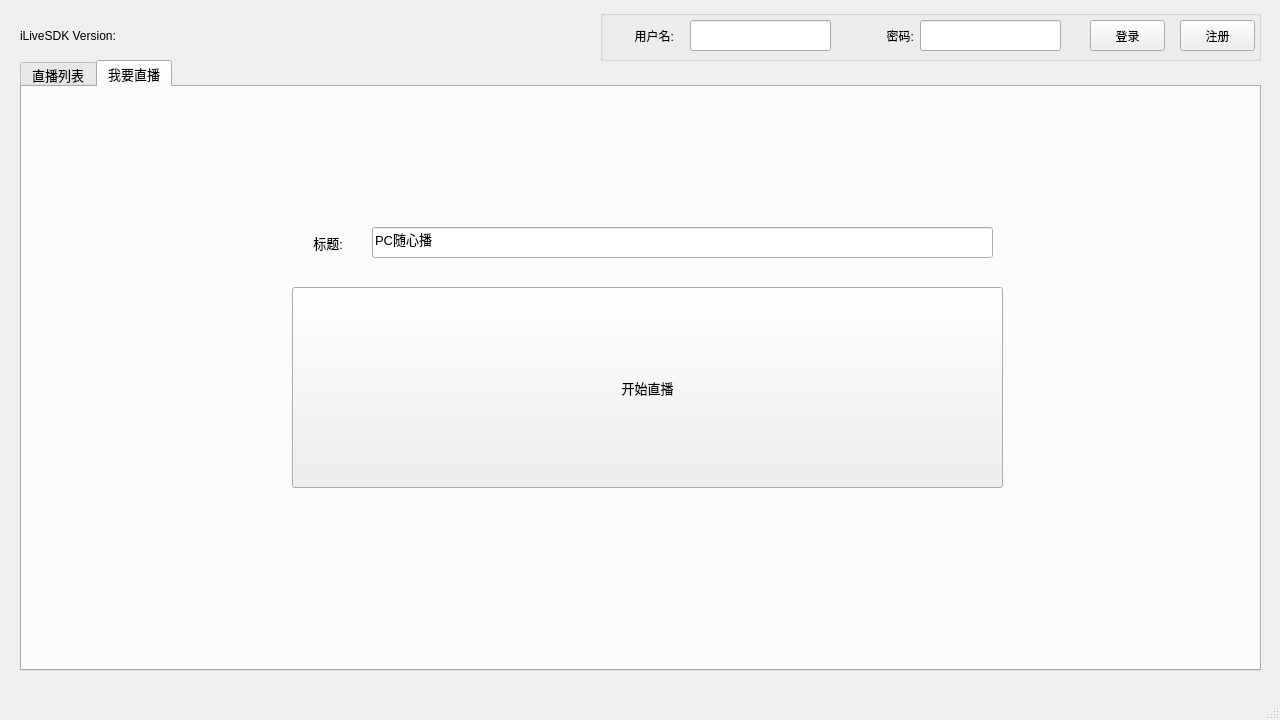
<?xml version="1.0" encoding="UTF-8"?>
<ui version="4.0">
 <class>MainWindow</class>
 <widget class="QMainWindow" name="MainWindow">
  <property name="geometry">
   <rect>
    <x>0</x>
    <y>0</y>
    <width>1280</width>
    <height>720</height>
   </rect>
  </property>
  <property name="sizePolicy">
   <sizepolicy hsizetype="Preferred" vsizetype="Preferred">
    <horstretch>0</horstretch>
    <verstretch>0</verstretch>
   </sizepolicy>
  </property>
  <property name="windowTitle">
   <string>随心播</string>
  </property>
  <widget class="QWidget" name="centralwidget">
   <widget class="QTabWidget" name="tabWidget">
    <property name="geometry">
     <rect>
      <x>20</x>
      <y>60</y>
      <width>1241</width>
      <height>611</height>
     </rect>
    </property>
    <property name="font">
     <font>
      <pointsize>10</pointsize>
     </font>
    </property>
    <property name="currentIndex">
     <number>1</number>
    </property>
    <widget class="QWidget" name="tiLiveList">
     <attribute name="title">
      <string>直播列表</string>
     </attribute>
     <widget class="QPushButton" name="btnRefreshLiveList">
      <property name="geometry">
       <rect>
        <x>1140</x>
        <y>10</y>
        <width>91</width>
        <height>41</height>
       </rect>
      </property>
      <property name="text">
       <string>刷新直播列表</string>
      </property>
     </widget>
     <widget class="QPushButton" name="btnLastPage">
      <property name="enabled">
       <bool>false</bool>
      </property>
      <property name="geometry">
       <rect>
        <x>1140</x>
        <y>60</y>
        <width>91</width>
        <height>41</height>
       </rect>
      </property>
      <property name="text">
       <string>上一页</string>
      </property>
     </widget>
     <widget class="QPushButton" name="btnNextPage">
      <property name="enabled">
       <bool>false</bool>
      </property>
      <property name="geometry">
       <rect>
        <x>1140</x>
        <y>110</y>
        <width>91</width>
        <height>41</height>
       </rect>
      </property>
      <property name="text">
       <string>下一页</string>
      </property>
     </widget>
     <widget class="QLabel" name="lbPageNum">
      <property name="geometry">
       <rect>
        <x>1140</x>
        <y>170</y>
        <width>91</width>
        <height>31</height>
       </rect>
      </property>
      <property name="text">
       <string>0/0</string>
      </property>
      <property name="alignment">
       <set>Qt::AlignCenter</set>
      </property>
     </widget>
     <widget class="QWidget" name="gridLayoutWidget">
      <property name="geometry">
       <rect>
        <x>10</x>
        <y>10</y>
        <width>1121</width>
        <height>561</height>
       </rect>
      </property>
      <layout class="QGridLayout" name="layoutShowRoomList"/>
     </widget>
    </widget>
    <widget class="QWidget" name="tiBeginLive">
     <attribute name="title">
      <string>我要直播</string>
     </attribute>
     <widget class="QLabel" name="lbBLTitle">
      <property name="geometry">
       <rect>
        <x>270</x>
        <y>140</y>
        <width>51</width>
        <height>31</height>
       </rect>
      </property>
      <property name="text">
       <string>标题:</string>
      </property>
      <property name="alignment">
       <set>Qt::AlignRight|Qt::AlignTrailing|Qt::AlignVCenter</set>
      </property>
     </widget>
     <widget class="QLineEdit" name="edBLTitle">
      <property name="geometry">
       <rect>
        <x>350</x>
        <y>140</y>
        <width>621</width>
        <height>31</height>
       </rect>
      </property>
      <property name="text">
       <string>PC随心播</string>
      </property>
      <property name="maxLength">
       <number>32</number>
      </property>
     </widget>
     <widget class="QPushButton" name="btnBeginLive">
      <property name="geometry">
       <rect>
        <x>270</x>
        <y>200</y>
        <width>711</width>
        <height>201</height>
       </rect>
      </property>
      <property name="text">
       <string>开始直播</string>
      </property>
     </widget>
    </widget>
   </widget>
   <widget class="QGroupBox" name="groupBox">
    <property name="geometry">
     <rect>
      <x>600</x>
      <y>10</y>
      <width>661</width>
      <height>51</height>
     </rect>
    </property>
    <property name="title">
     <string/>
    </property>
    <widget class="QPushButton" name="btnLogin">
     <property name="geometry">
      <rect>
       <x>490</x>
       <y>10</y>
       <width>75</width>
       <height>31</height>
      </rect>
     </property>
     <property name="text">
      <string>登录</string>
     </property>
    </widget>
    <widget class="QLineEdit" name="edPassword">
     <property name="geometry">
      <rect>
       <x>320</x>
       <y>10</y>
       <width>141</width>
       <height>31</height>
      </rect>
     </property>
     <property name="text">
      <string/>
     </property>
     <property name="maxLength">
      <number>16</number>
     </property>
     <property name="echoMode">
      <enum>QLineEdit::PasswordEchoOnEdit</enum>
     </property>
    </widget>
    <widget class="QLabel" name="lbPassword">
     <property name="geometry">
      <rect>
       <x>260</x>
       <y>10</y>
       <width>54</width>
       <height>31</height>
      </rect>
     </property>
     <property name="text">
      <string>密码:</string>
     </property>
     <property name="alignment">
      <set>Qt::AlignRight|Qt::AlignTrailing|Qt::AlignVCenter</set>
     </property>
    </widget>
    <widget class="QLineEdit" name="edUserName">
     <property name="geometry">
      <rect>
       <x>90</x>
       <y>10</y>
       <width>141</width>
       <height>31</height>
      </rect>
     </property>
     <property name="text">
      <string/>
     </property>
     <property name="maxLength">
      <number>16</number>
     </property>
    </widget>
    <widget class="QLabel" name="lbUserName">
     <property name="geometry">
      <rect>
       <x>20</x>
       <y>10</y>
       <width>54</width>
       <height>31</height>
      </rect>
     </property>
     <property name="text">
      <string>用户名:</string>
     </property>
     <property name="alignment">
      <set>Qt::AlignRight|Qt::AlignTrailing|Qt::AlignVCenter</set>
     </property>
    </widget>
    <widget class="QPushButton" name="btnRegister">
     <property name="geometry">
      <rect>
       <x>580</x>
       <y>10</y>
       <width>75</width>
       <height>31</height>
      </rect>
     </property>
     <property name="text">
      <string>注册</string>
     </property>
    </widget>
   </widget>
   <widget class="QLabel" name="lbVersion">
    <property name="geometry">
     <rect>
      <x>20</x>
      <y>20</y>
      <width>221</width>
      <height>31</height>
     </rect>
    </property>
    <property name="text">
     <string>iLiveSDK Version:</string>
    </property>
   </widget>
  </widget>
  <widget class="QMenuBar" name="menubar">
   <property name="geometry">
    <rect>
     <x>0</x>
     <y>0</y>
     <width>1280</width>
     <height>23</height>
    </rect>
   </property>
  </widget>
  <widget class="QStatusBar" name="statusbar"/>
 </widget>
 <tabstops>
  <tabstop>edUserName</tabstop>
  <tabstop>edPassword</tabstop>
  <tabstop>btnLogin</tabstop>
  <tabstop>btnRegister</tabstop>
  <tabstop>tabWidget</tabstop>
  <tabstop>btnRefreshLiveList</tabstop>
  <tabstop>btnLastPage</tabstop>
  <tabstop>btnNextPage</tabstop>
  <tabstop>edBLTitle</tabstop>
  <tabstop>btnBeginLive</tabstop>
 </tabstops>
 <resources/>
 <connections/>
</ui>
